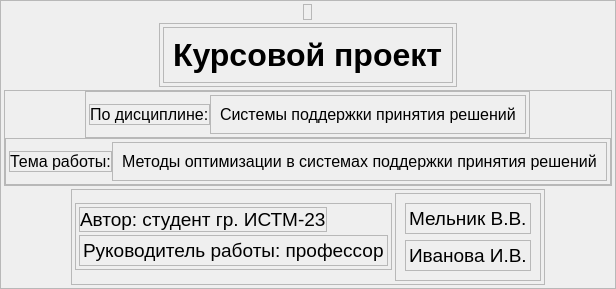
           <widget class="QFrame" name="Main_Window_frame">
            <property name="sizePolicy">
             <sizepolicy hsizetype="Expanding" vsizetype="Maximum">
              <horstretch>0</horstretch>
              <verstretch>0</verstretch>
             </sizepolicy>
            </property>
            <property name="frameShape">
             <enum>QFrame::StyledPanel</enum>
            </property>
            <property name="frameShadow">
             <enum>QFrame::Raised</enum>
            </property>
            <layout class="QVBoxLayout" name="verticalLayout_33">
             <property name="spacing">
              <number>3</number>
             </property>
             <property name="leftMargin">
              <number>3</number>
             </property>
             <property name="topMargin">
              <number>3</number>
             </property>
             <property name="rightMargin">
              <number>3</number>
             </property>
             <property name="bottomMargin">
              <number>3</number>
             </property>
             <item alignment="Qt::AlignHCenter">
              <widget class="QFrame" name="frame_29">
               <property name="sizePolicy">
                <sizepolicy hsizetype="Maximum" vsizetype="Maximum">
                 <horstretch>0</horstretch>
                 <verstretch>0</verstretch>
                </sizepolicy>
               </property>
               <property name="frameShape">
                <enum>QFrame::StyledPanel</enum>
               </property>
               <property name="frameShadow">
                <enum>QFrame::Raised</enum>
               </property>
               <layout class="QVBoxLayout" name="verticalLayout_30">
                <property name="spacing">
                 <number>0</number>
                </property>
                <property name="leftMargin">
                 <number>0</number>
                </property>
                <property name="topMargin">
                 <number>0</number>
                </property>
                <property name="rightMargin">
                 <number>0</number>
                </property>
                <property name="bottomMargin">
                 <number>0</number>
                </property>
                <item>
                 <widget class="QLabel" name="label_6">
                  <property name="enabled">
                   <bool>true</bool>
                  </property>
                  <property name="sizePolicy">
                   <sizepolicy hsizetype="Maximum" vsizetype="Maximum">
                    <horstretch>0</horstretch>
                    <verstretch>0</verstretch>
                   </sizepolicy>
                  </property>
                  <property name="maximumSize">
                   <size>
                    <width>200</width>
                    <height>150</height>
                   </size>
                  </property>
                  <property name="text">
                   <string/>
                  </property>
                  <property name="pixmap">
                   <pixmap>icons/spmi.png</pixmap>
                  </property>
                  <property name="scaledContents">
                   <bool>true</bool>
                  </property>
                 </widget>
                </item>
               </layout>
              </widget>
             </item>
             <item alignment="Qt::AlignHCenter">
              <widget class="QFrame" name="frame_35">
               <property name="sizePolicy">
                <sizepolicy hsizetype="Preferred" vsizetype="Maximum">
                 <horstretch>0</horstretch>
                 <verstretch>0</verstretch>
                </sizepolicy>
               </property>
               <property name="frameShape">
                <enum>QFrame::StyledPanel</enum>
               </property>
               <property name="frameShadow">
                <enum>QFrame::Raised</enum>
               </property>
               <layout class="QVBoxLayout" name="verticalLayout_34">
                <property name="spacing">
                 <number>3</number>
                </property>
                <property name="leftMargin">
                 <number>3</number>
                </property>
                <property name="topMargin">
                 <number>3</number>
                </property>
                <property name="rightMargin">
                 <number>3</number>
                </property>
                <property name="bottomMargin">
                 <number>3</number>
                </property>
                <item alignment="Qt::AlignHCenter|Qt::AlignVCenter">
                 <widget class="QFrame" name="frame_36">
                  <property name="frameShape">
                   <enum>QFrame::StyledPanel</enum>
                  </property>
                  <property name="frameShadow">
                   <enum>QFrame::Raised</enum>
                  </property>
                  <layout class="QVBoxLayout" name="verticalLayout_35">
                   <item>
                    <widget class="QLabel" name="label_11">
                     <property name="font">
                      <font>
                       <pointsize>24</pointsize>
                       <bold>true</bold>
                      </font>
                     </property>
                     <property name="text">
                      <string>Курсовой проект</string>
                     </property>
                    </widget>
                   </item>
                  </layout>
                 </widget>
                </item>
               </layout>
              </widget>
             </item>
             <item alignment="Qt::AlignHCenter">
              <widget class="QFrame" name="frame_34">
               <property name="sizePolicy">
                <sizepolicy hsizetype="Preferred" vsizetype="Maximum">
                 <horstretch>0</horstretch>
                 <verstretch>0</verstretch>
                </sizepolicy>
               </property>
               <property name="frameShape">
                <enum>QFrame::StyledPanel</enum>
               </property>
               <property name="frameShadow">
                <enum>QFrame::Raised</enum>
               </property>
               <layout class="QVBoxLayout" name="verticalLayout_38">
                <property name="spacing">
                 <number>0</number>
                </property>
                <property name="leftMargin">
                 <number>0</number>
                </property>
                <property name="topMargin">
                 <number>0</number>
                </property>
                <property name="rightMargin">
                 <number>0</number>
                </property>
                <property name="bottomMargin">
                 <number>0</number>
                </property>
                <item alignment="Qt::AlignHCenter">
                 <widget class="QFrame" name="frame_40">
                  <property name="sizePolicy">
                   <sizepolicy hsizetype="Minimum" vsizetype="Maximum">
                    <horstretch>0</horstretch>
                    <verstretch>0</verstretch>
                   </sizepolicy>
                  </property>
                  <property name="frameShape">
                   <enum>QFrame::StyledPanel</enum>
                  </property>
                  <property name="frameShadow">
                   <enum>QFrame::Raised</enum>
                  </property>
                  <layout class="QHBoxLayout" name="horizontalLayout_10">
                   <property name="spacing">
                    <number>0</number>
                   </property>
                   <property name="leftMargin">
                    <number>3</number>
                   </property>
                   <property name="topMargin">
                    <number>3</number>
                   </property>
                   <property name="rightMargin">
                    <number>3</number>
                   </property>
                   <property name="bottomMargin">
                    <number>3</number>
                   </property>
                   <item alignment="Qt::AlignLeft">
                    <widget class="QFrame" name="frame_24">
                     <property name="sizePolicy">
                      <sizepolicy hsizetype="Maximum" vsizetype="Maximum">
                       <horstretch>0</horstretch>
                       <verstretch>0</verstretch>
                      </sizepolicy>
                     </property>
                     <property name="frameShape">
                      <enum>QFrame::StyledPanel</enum>
                     </property>
                     <property name="frameShadow">
                      <enum>QFrame::Raised</enum>
                     </property>
                     <layout class="QVBoxLayout" name="verticalLayout_25">
                      <property name="spacing">
                       <number>0</number>
                      </property>
                      <property name="leftMargin">
                       <number>0</number>
                      </property>
                      <property name="topMargin">
                       <number>0</number>
                      </property>
                      <property name="rightMargin">
                       <number>0</number>
                      </property>
                      <property name="bottomMargin">
                       <number>0</number>
                      </property>
                      <item alignment="Qt::AlignLeft">
                       <widget class="QLabel" name="label_17">
                        <property name="sizePolicy">
                         <sizepolicy hsizetype="Maximum" vsizetype="Maximum">
                          <horstretch>0</horstretch>
                          <verstretch>0</verstretch>
                         </sizepolicy>
                        </property>
                        <property name="font">
                         <font>
                          <pointsize>12</pointsize>
                         </font>
                        </property>
                        <property name="text">
                         <string>По дисциплине:</string>
                        </property>
                       </widget>
                      </item>
                     </layout>
                    </widget>
                   </item>
                   <item alignment="Qt::AlignRight">
                    <widget class="QFrame" name="frame_25">
                     <property name="sizePolicy">
                      <sizepolicy hsizetype="Maximum" vsizetype="Maximum">
                       <horstretch>0</horstretch>
                       <verstretch>0</verstretch>
                      </sizepolicy>
                     </property>
                     <property name="frameShape">
                      <enum>QFrame::StyledPanel</enum>
                     </property>
                     <property name="frameShadow">
                      <enum>QFrame::Raised</enum>
                     </property>
                     <layout class="QVBoxLayout" name="verticalLayout_26">
                      <item>
                       <widget class="QLabel" name="label_18">
                        <property name="sizePolicy">
                         <sizepolicy hsizetype="Maximum" vsizetype="Maximum">
                          <horstretch>0</horstretch>
                          <verstretch>0</verstretch>
                         </sizepolicy>
                        </property>
                        <property name="font">
                         <font>
                          <pointsize>12</pointsize>
                         </font>
                        </property>
                        <property name="text">
                         <string>Системы поддержки принятия решений</string>
                        </property>
                       </widget>
                      </item>
                     </layout>
                    </widget>
                   </item>
                  </layout>
                 </widget>
                </item>
                <item alignment="Qt::AlignHCenter">
                 <widget class="QFrame" name="frame_39">
                  <property name="sizePolicy">
                   <sizepolicy hsizetype="Maximum" vsizetype="Maximum">
                    <horstretch>0</horstretch>
                    <verstretch>0</verstretch>
                   </sizepolicy>
                  </property>
                  <property name="frameShape">
                   <enum>QFrame::StyledPanel</enum>
                  </property>
                  <property name="frameShadow">
                   <enum>QFrame::Raised</enum>
                  </property>
                  <layout class="QHBoxLayout" name="horizontalLayout">
                   <property name="spacing">
                    <number>0</number>
                   </property>
                   <property name="leftMargin">
                    <number>3</number>
                   </property>
                   <property name="topMargin">
                    <number>3</number>
                   </property>
                   <property name="rightMargin">
                    <number>3</number>
                   </property>
                   <property name="bottomMargin">
                    <number>3</number>
                   </property>
                   <item>
                    <widget class="QFrame" name="frame_7">
                     <property name="sizePolicy">
                      <sizepolicy hsizetype="Maximum" vsizetype="Maximum">
                       <horstretch>0</horstretch>
                       <verstretch>0</verstretch>
                      </sizepolicy>
                     </property>
                     <property name="frameShape">
                      <enum>QFrame::StyledPanel</enum>
                     </property>
                     <property name="frameShadow">
                      <enum>QFrame::Raised</enum>
                     </property>
                     <layout class="QVBoxLayout" name="verticalLayout_19">
                      <property name="spacing">
                       <number>0</number>
                      </property>
                      <property name="leftMargin">
                       <number>0</number>
                      </property>
                      <property name="topMargin">
                       <number>0</number>
                      </property>
                      <property name="rightMargin">
                       <number>0</number>
                      </property>
                      <property name="bottomMargin">
                       <number>0</number>
                      </property>
                      <item>
                       <widget class="QLabel" name="label_14">
                        <property name="sizePolicy">
                         <sizepolicy hsizetype="Maximum" vsizetype="Maximum">
                          <horstretch>0</horstretch>
                          <verstretch>0</verstretch>
                         </sizepolicy>
                        </property>
                        <property name="font">
                         <font>
                          <pointsize>12</pointsize>
                         </font>
                        </property>
                        <property name="text">
                         <string>Тема работы:</string>
                        </property>
                       </widget>
                      </item>
                     </layout>
                    </widget>
                   </item>
                   <item>
                    <widget class="QFrame" name="frame_21">
                     <property name="sizePolicy">
                      <sizepolicy hsizetype="Maximum" vsizetype="Maximum">
                       <horstretch>0</horstretch>
                       <verstretch>0</verstretch>
                      </sizepolicy>
                     </property>
                     <property name="frameShape">
                      <enum>QFrame::StyledPanel</enum>
                     </property>
                     <property name="frameShadow">
                      <enum>QFrame::Raised</enum>
                     </property>
                     <layout class="QVBoxLayout" name="verticalLayout_20">
                      <item>
                       <widget class="QLabel" name="label_13">
                        <property name="sizePolicy">
                         <sizepolicy hsizetype="Maximum" vsizetype="Maximum">
                          <horstretch>0</horstretch>
                          <verstretch>0</verstretch>
                         </sizepolicy>
                        </property>
                        <property name="font">
                         <font>
                          <pointsize>12</pointsize>
                         </font>
                        </property>
                        <property name="text">
                         <string>Методы оптимизации в системах поддержки принятия решений</string>
                        </property>
                       </widget>
                      </item>
                     </layout>
                    </widget>
                   </item>
                  </layout>
                 </widget>
                </item>
               </layout>
              </widget>
             </item>
             <item alignment="Qt::AlignHCenter">
              <widget class="QFrame" name="frame_33">
               <property name="sizePolicy">
                <sizepolicy hsizetype="Preferred" vsizetype="Maximum">
                 <horstretch>0</horstretch>
                 <verstretch>0</verstretch>
                </sizepolicy>
               </property>
               <property name="frameShape">
                <enum>QFrame::StyledPanel</enum>
               </property>
               <property name="frameShadow">
                <enum>QFrame::Raised</enum>
               </property>
               <layout class="QHBoxLayout" name="horizontalLayout_9">
                <property name="spacing">
                 <number>3</number>
                </property>
                <property name="leftMargin">
                 <number>3</number>
                </property>
                <property name="topMargin">
                 <number>3</number>
                </property>
                <property name="rightMargin">
                 <number>3</number>
                </property>
                <property name="bottomMargin">
                 <number>3</number>
                </property>
                <item alignment="Qt::AlignHCenter">
                 <widget class="QFrame" name="frame_37">
                  <property name="sizePolicy">
                   <sizepolicy hsizetype="Preferred" vsizetype="Maximum">
                    <horstretch>0</horstretch>
                    <verstretch>0</verstretch>
                   </sizepolicy>
                  </property>
                  <property name="frameShape">
                   <enum>QFrame::StyledPanel</enum>
                  </property>
                  <property name="frameShadow">
                   <enum>QFrame::Raised</enum>
                  </property>
                  <layout class="QVBoxLayout" name="verticalLayout_36">
                   <property name="spacing">
                    <number>3</number>
                   </property>
                   <property name="leftMargin">
                    <number>3</number>
                   </property>
                   <property name="topMargin">
                    <number>3</number>
                   </property>
                   <property name="rightMargin">
                    <number>3</number>
                   </property>
                   <property name="bottomMargin">
                    <number>3</number>
                   </property>
                   <item>
                    <widget class="QFrame" name="frame_26">
                     <property name="sizePolicy">
                      <sizepolicy hsizetype="Maximum" vsizetype="Maximum">
                       <horstretch>0</horstretch>
                       <verstretch>0</verstretch>
                      </sizepolicy>
                     </property>
                     <property name="frameShape">
                      <enum>QFrame::StyledPanel</enum>
                     </property>
                     <property name="frameShadow">
                      <enum>QFrame::Raised</enum>
                     </property>
                     <layout class="QVBoxLayout" name="verticalLayout_23">
                      <property name="spacing">
                       <number>0</number>
                      </property>
                      <property name="leftMargin">
                       <number>0</number>
                      </property>
                      <property name="topMargin">
                       <number>0</number>
                      </property>
                      <property name="rightMargin">
                       <number>0</number>
                      </property>
                      <property name="bottomMargin">
                       <number>0</number>
                      </property>
                      <item>
                       <widget class="QLabel" name="label_15">
                        <property name="sizePolicy">
                         <sizepolicy hsizetype="Maximum" vsizetype="Maximum">
                          <horstretch>0</horstretch>
                          <verstretch>0</verstretch>
                         </sizepolicy>
                        </property>
                        <property name="font">
                         <font>
                          <pointsize>14</pointsize>
                         </font>
                        </property>
                        <property name="text">
                         <string>Автор: студент гр. ИСТМ-23</string>
                        </property>
                       </widget>
                      </item>
                     </layout>
                    </widget>
                   </item>
                   <item>
                    <widget class="QFrame" name="frame_23">
                     <property name="sizePolicy">
                      <sizepolicy hsizetype="Maximum" vsizetype="Maximum">
                       <horstretch>0</horstretch>
                       <verstretch>0</verstretch>
                      </sizepolicy>
                     </property>
                     <property name="frameShape">
                      <enum>QFrame::StyledPanel</enum>
                     </property>
                     <property name="frameShadow">
                      <enum>QFrame::Raised</enum>
                     </property>
                     <layout class="QVBoxLayout" name="verticalLayout_27" stretch="0">
                      <property name="spacing">
                       <number>3</number>
                      </property>
                      <property name="leftMargin">
                       <number>3</number>
                      </property>
                      <property name="topMargin">
                       <number>3</number>
                      </property>
                      <property name="rightMargin">
                       <number>3</number>
                      </property>
                      <property name="bottomMargin">
                       <number>3</number>
                      </property>
                      <item>
                       <widget class="QLabel" name="label_16">
                        <property name="sizePolicy">
                         <sizepolicy hsizetype="Maximum" vsizetype="Maximum">
                          <horstretch>0</horstretch>
                          <verstretch>0</verstretch>
                         </sizepolicy>
                        </property>
                        <property name="font">
                         <font>
                          <pointsize>14</pointsize>
                         </font>
                        </property>
                        <property name="text">
                         <string>Руководитель работы: профессор</string>
                        </property>
                       </widget>
                      </item>
                     </layout>
                    </widget>
                   </item>
                  </layout>
                 </widget>
                </item>
                <item>
                 <widget class="QFrame" name="frame_22">
                  <property name="sizePolicy">
                   <sizepolicy hsizetype="Preferred" vsizetype="Maximum">
                    <horstretch>0</horstretch>
                    <verstretch>0</verstretch>
                   </sizepolicy>
                  </property>
                  <property name="frameShape">
                   <enum>QFrame::StyledPanel</enum>
                  </property>
                  <property name="frameShadow">
                   <enum>QFrame::Raised</enum>
                  </property>
                  <layout class="QVBoxLayout" name="verticalLayout_24">
                   <item>
                    <widget class="QFrame" name="frame_28">
                     <property name="sizePolicy">
                      <sizepolicy hsizetype="Maximum" vsizetype="Maximum">
                       <horstretch>0</horstretch>
                       <verstretch>0</verstretch>
                      </sizepolicy>
                     </property>
                     <property name="frameShape">
                      <enum>QFrame::StyledPanel</enum>
                     </property>
                     <property name="frameShadow">
                      <enum>QFrame::Raised</enum>
                     </property>
                     <layout class="QVBoxLayout" name="verticalLayout_28">
                      <property name="spacing">
                       <number>3</number>
                      </property>
                      <property name="leftMargin">
                       <number>3</number>
                      </property>
                      <property name="topMargin">
                       <number>3</number>
                      </property>
                      <property name="rightMargin">
                       <number>3</number>
                      </property>
                      <property name="bottomMargin">
                       <number>3</number>
                      </property>
                      <item>
                       <widget class="QLabel" name="label_19">
                        <property name="sizePolicy">
                         <sizepolicy hsizetype="Maximum" vsizetype="Maximum">
                          <horstretch>0</horstretch>
                          <verstretch>0</verstretch>
                         </sizepolicy>
                        </property>
                        <property name="font">
                         <font>
                          <pointsize>14</pointsize>
                         </font>
                        </property>
                        <property name="text">
                         <string>Мельник В.В.</string>
                        </property>
                       </widget>
                      </item>
                     </layout>
                    </widget>
                   </item>
                   <item>
                    <widget class="QFrame" name="frame_27">
                     <property name="sizePolicy">
                      <sizepolicy hsizetype="Maximum" vsizetype="Maximum">
                       <horstretch>0</horstretch>
                       <verstretch>0</verstretch>
                      </sizepolicy>
                     </property>
                     <property name="frameShape">
                      <enum>QFrame::StyledPanel</enum>
                     </property>
                     <property name="frameShadow">
                      <enum>QFrame::Raised</enum>
                     </property>
                     <layout class="QVBoxLayout" name="verticalLayout_29">
                      <property name="spacing">
                       <number>3</number>
                      </property>
                      <property name="leftMargin">
                       <number>3</number>
                      </property>
                      <property name="topMargin">
                       <number>3</number>
                      </property>
                      <property name="rightMargin">
                       <number>3</number>
                      </property>
                      <property name="bottomMargin">
                       <number>3</number>
                      </property>
                      <item>
                       <widget class="QLabel" name="label_20">
                        <property name="sizePolicy">
                         <sizepolicy hsizetype="Maximum" vsizetype="Maximum">
                          <horstretch>0</horstretch>
                          <verstretch>0</verstretch>
                         </sizepolicy>
                        </property>
                        <property name="font">
                         <font>
                          <pointsize>14</pointsize>
                         </font>
                        </property>
                        <property name="text">
                         <string>Иванова И.В.</string>
                        </property>
                       </widget>
                      </item>
                     </layout>
                    </widget>
                   </item>
                  </layout>
                 </widget>
                </item>
               </layout>
              </widget>
             </item>
            </layout>
           </widget>
